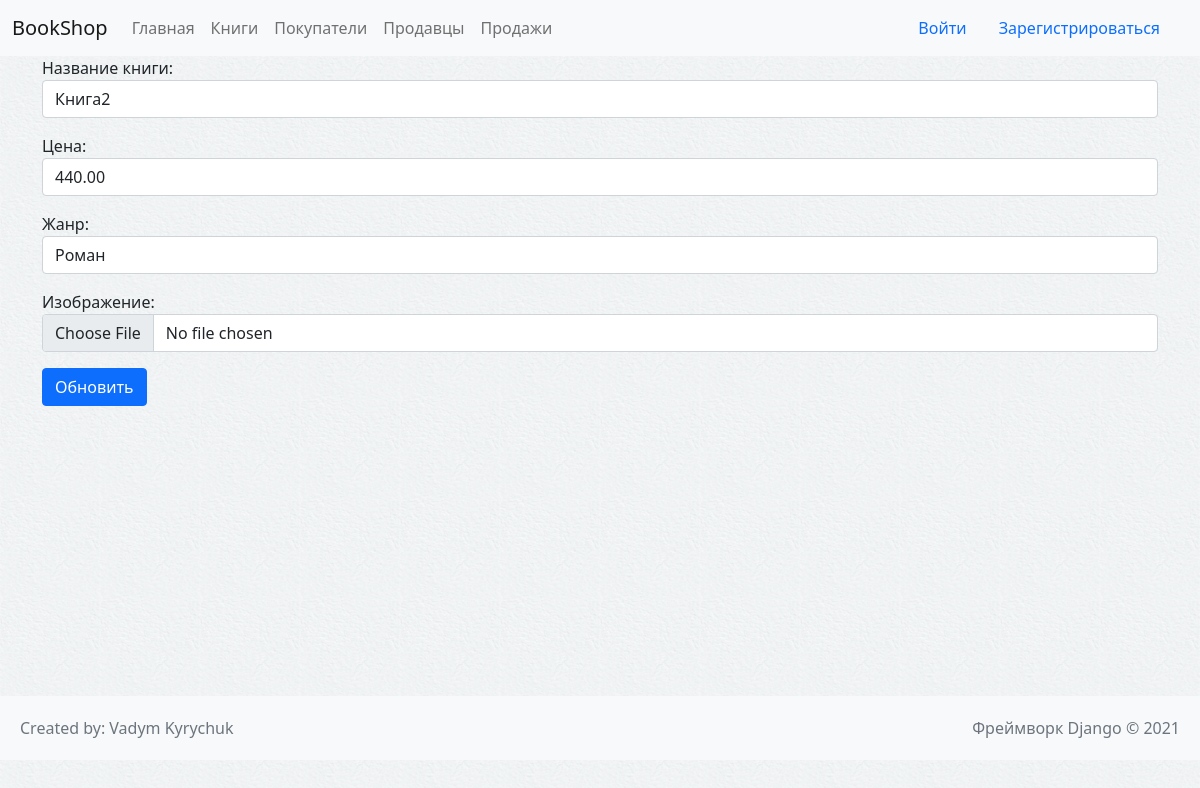
/book/5, run on the app's committed database.
### books/models.py (models this page shows, shortened)
class Book(models.Model):
    GENRE_LIST = [
        ('Detective', 'Детектив'),
        ('Thriller', 'Триллер'),
        ('Novel', 'Роман'),
        ('Psychology', 'Психолоия')
    ]
    name_product = models.CharField(blank=False, max_length=64, verbose_name='Название')
    price = models.DecimalField(max_digits=12, decimal_places=2, blank=False, verbose_name='Цена')
    genre = models.CharField(max_length=64, blank=False, choices=GENRE_LIST, default='Detective', verbose_name='Жанр')
    img = models.ImageField(upload_to='books_img/%Y/%m/%d', blank=True, default='media/img.png',
                            verbose_name='Картинка')
    class Meta:
        verbose_name = 'Книга'
        verbose_name_plural = 'Книги'

### books/views.py (the view, shortened to what this page needs)
# urls.py: path('book/<int:book_id>', update_book, name='update_book'),
def update_book(request, book_id):
    if request.method == 'GET':
        upd_book = get_object_or_404(pk=int(book_id), klass=Book)
        form = UpdateBook(instance=upd_book)
    return render(request, 'update_book.html', {'form': form, 'book_id': book_id})

### books/forms.py
class UpdateBook(forms.ModelForm):
    class Meta:
        model = Book
        fields = '__all__'
        labels = {
            'name_product': 'Название книги',
            'price': "Цена",
            "genre": "Жанр",
            "img": "Изображение"
        }
        widgets = {
            'name_product': forms.TextInput(attrs={'class': 'form-control'}),
            'price': forms.TextInput(attrs={'type': 'number', 'class': 'form-control'}),
            "genre": forms.Select(choices=Book.GENRE_LIST, attrs={'class': 'form-control'}),
            "img": forms.FileInput(attrs={'class': 'form-control'}),
        }

### templates/update_book.html (shortened to what this page needs)
{% extends './partials/base.html' %}
{% block content %}
    <div class="container" style="min-height: 80vh" >
        <div class="row">
            <form method="post" enctype='multipart/form-data'>
                {{ form.as_p }}
                <button class="btn btn-primary">Обновить</button>
            </form>
        </div>
    </div>
{% endblock %}

### static/style.css (style rules this page uses)
body { height: 100%; width: 100%; background: url("bg.png"); }

### data on the page
Book: name_product "Книга2", price "440.00", genre "Роман"
